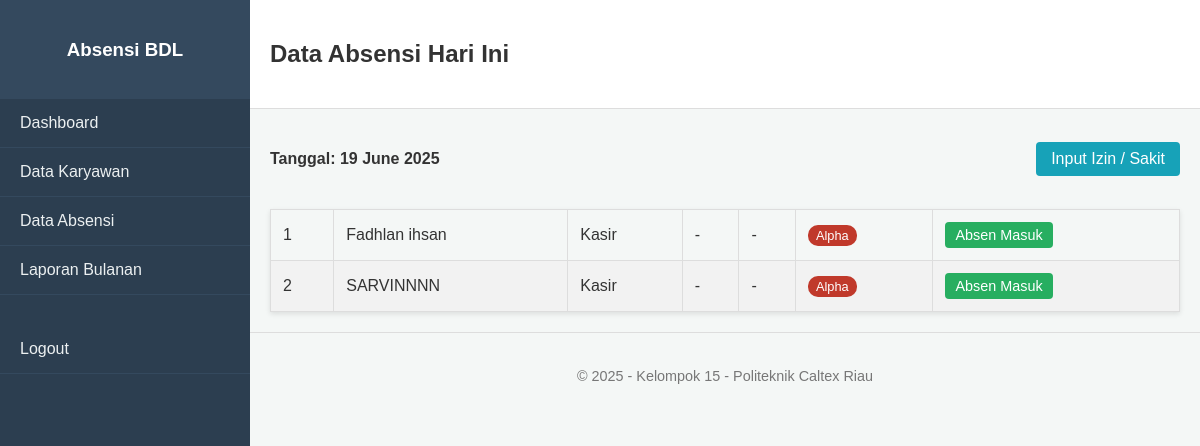
Page /absensi/data.php (signed in) on the committed database.
### tables this page shows
CREATE TABLE `karyawan` (
  `id_karyawan` int(11) NOT NULL,
  `nik` varchar(50) NOT NULL,
  `nama_lengkap` varchar(255) NOT NULL,
  `id_jabatan` int(11) NOT NULL,
  `nomor_telepon` varchar(20) DEFAULT NULL,
  `alamat` text DEFAULT NULL,
  `status_karyawan` enum('Aktif','Tidak Aktif') NOT NULL DEFAULT 'Aktif',
  `tanggal_dibuat` timestamp NOT NULL DEFAULT current_timestamp()
);

CREATE TABLE `jabatan` (
  `id_jabatan` int(11) NOT NULL,
  `nama_jabatan` varchar(100) NOT NULL
);

### absensi/data.php (the view, shortened to what this page needs)
<?php
include '../template/header.php';
$tanggal_hari_ini = date("Y-m-d");
?>
<div class="content">
    <div style="display: flex; justify-content: space-between; align-items: center; margin-bottom: 15px;">
        <h4>Tanggal: <?php echo date("d F Y", strtotime($tanggal_hari_ini)); ?></h4>
        <a href="tambah_ketidakhadiran.php" class="btn btn-info">Input Izin / Sakit</a>
    </div>
    <table class="data-table">
        <tbody>
            <?php
            $query = "SELECT k.id_karyawan, k.nama_lengkap, j.nama_jabatan,
                             a.waktu_masuk, a.waktu_keluar, a.status_kehadiran, a.keterangan
                      FROM karyawan k
                      JOIN jabatan j ON k.id_jabatan = j.id_jabatan
                      LEFT JOIN absensi a ON k.id_karyawan = a.id_karyawan AND a.tanggal_absensi = '$tanggal_hari_ini'
                      WHERE k.status_karyawan = 'Aktif'
                      ORDER BY k.nama_lengkap ASC";
            $result = mysqli_query($koneksi, $query);
            $no = 1;
            while ($data = mysqli_fetch_assoc($result)) {
            ?>
                <tr>
                    <td><?php echo $no++; ?></td>
                    <td><?php echo htmlspecialchars($data['nama_lengkap']); ?></td>
                    <td><?php echo htmlspecialchars($data['nama_jabatan']); ?></td>
                    <td><?php echo $data['waktu_masuk'] ? $data['waktu_masuk'] : '-'; ?></td>
                    <td><?php echo $data['waktu_keluar'] ? $data['waktu_keluar'] : '-'; ?></td>
                    <td>
                        <?php
                        if ($data['status_kehadiran'] == 'Hadir') {
                            echo "<span class='status-hadir'>Hadir</span>";
                        } elseif ($data['status_kehadiran'] == 'Izin') {
                            echo "<span class='status-izin'>Izin</span>";
                        } elseif ($data['status_kehadiran'] == 'Sakit') {
                            echo "<span class='status-sakit'>Sakit</span>";
                        } else {
                            echo "<span class='status-alpha'>Alpha</span>";
                        }
                        ?>
                    </td>
                    <td>
                        <?php
                        if ($data['status_kehadiran'] != 'Izin' && $data['status_kehadiran'] != 'Sakit') {
                        ?>
                            <form method="post" action="data.php" style="display:inline;">
                                <?php if (!$data['waktu_masuk']) { ?>
                                    <button type="submit" name="absen_masuk" class="btn btn-success btn-sm">Absen Masuk</button>
                                <?php } elseif (!$data['waktu_keluar']) { ?>
                                    <button type="submit" name="absen_keluar" class="btn btn-warning btn-sm">Absen Keluar</button>
                                <?php } else { ?>
                                    <span class="status-selesai">Selesai</span>
                                <?php } ?>
                            </form>
                        <?php
                        } else {
                            echo "<small><i>" . htmlspecialchars($data['keterangan']) . "</i></small>";
                        }
                        ?>
                    </td>
                </tr>
            <?php
            }
            ?>
        </tbody>
    </table>
</div>
<?php include '../template/footer.php'; ?>

### css/style.css (style rules this page uses)
body { font-family: Arial, sans-serif; margin: 0; background-color: #f4f7f6; color: #333; }
a { text-decoration: none; color: #007bff; }
.btn { padding: 8px 15px; border-radius: 4px; color: white; border: none; cursor: pointer; }
.btn-sm { padding: 5px 10px; font-size: 0.9em; }
.data-table { width: 100%; border-collapse: collapse; margin-top: 20px; box-shadow: 0 2px 5px rgba(0,0,0,0.1); }
.data-table th, .data-table td { border: 1px solid #ddd; padding: 12px; text-align: left; }
.data-table tbody tr:nth-child(even) { background-color: #f2f2f2; }
.status-alpha { background-color: #c0392b; color: white; padding: 3px 8px; border-radius: 10px; font-size: 0.8em; }
.btn-success { background-color: #27ae60; }
.btn-info { background-color: #17a2b8; }

### rows in the picture
karyawan: nama_lengkap "Fadhlan ihsan", id_jabatan.nama_jabatan "Kasir"
karyawan: nama_lengkap "SARVINNNN", id_jabatan.nama_jabatan "Kasir"

### other values in the picture
$page_title "Data Absensi Hari Ini"
